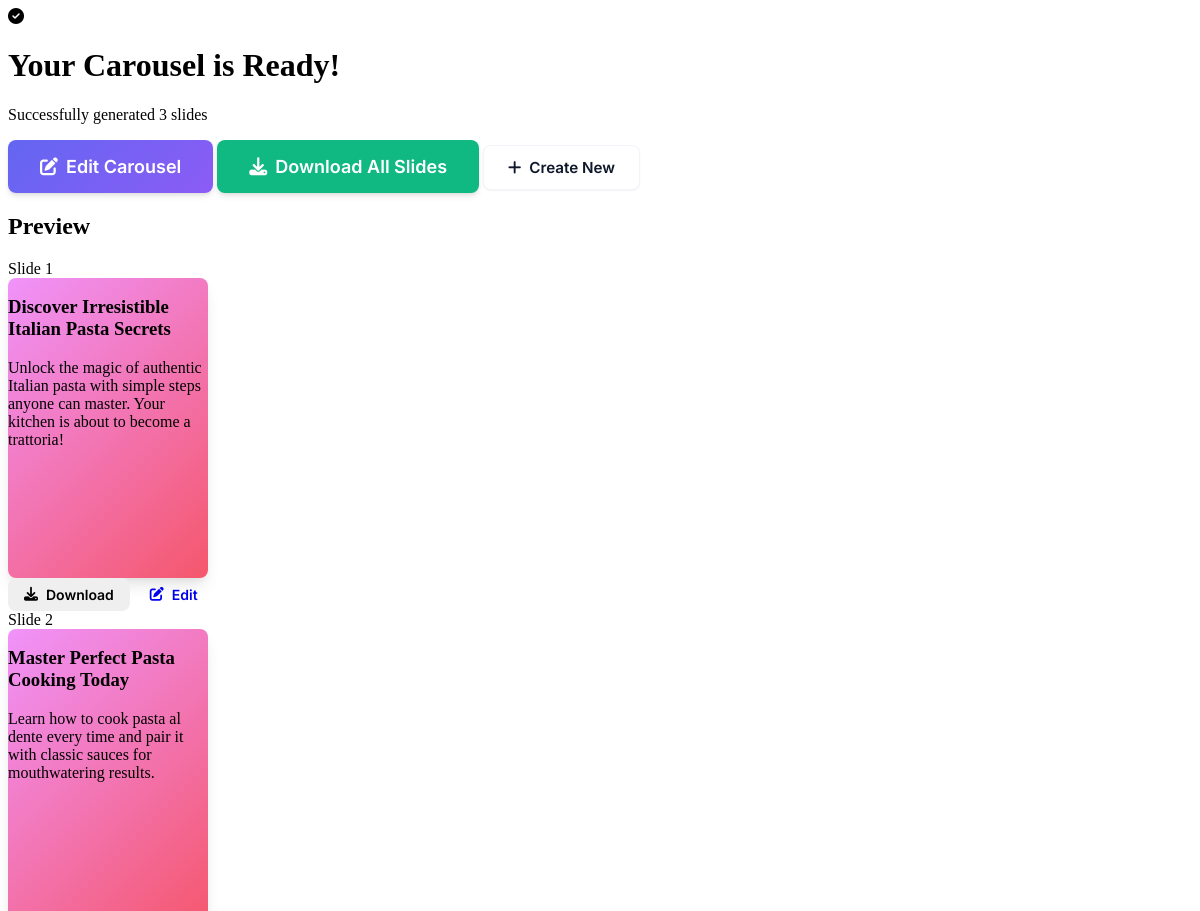
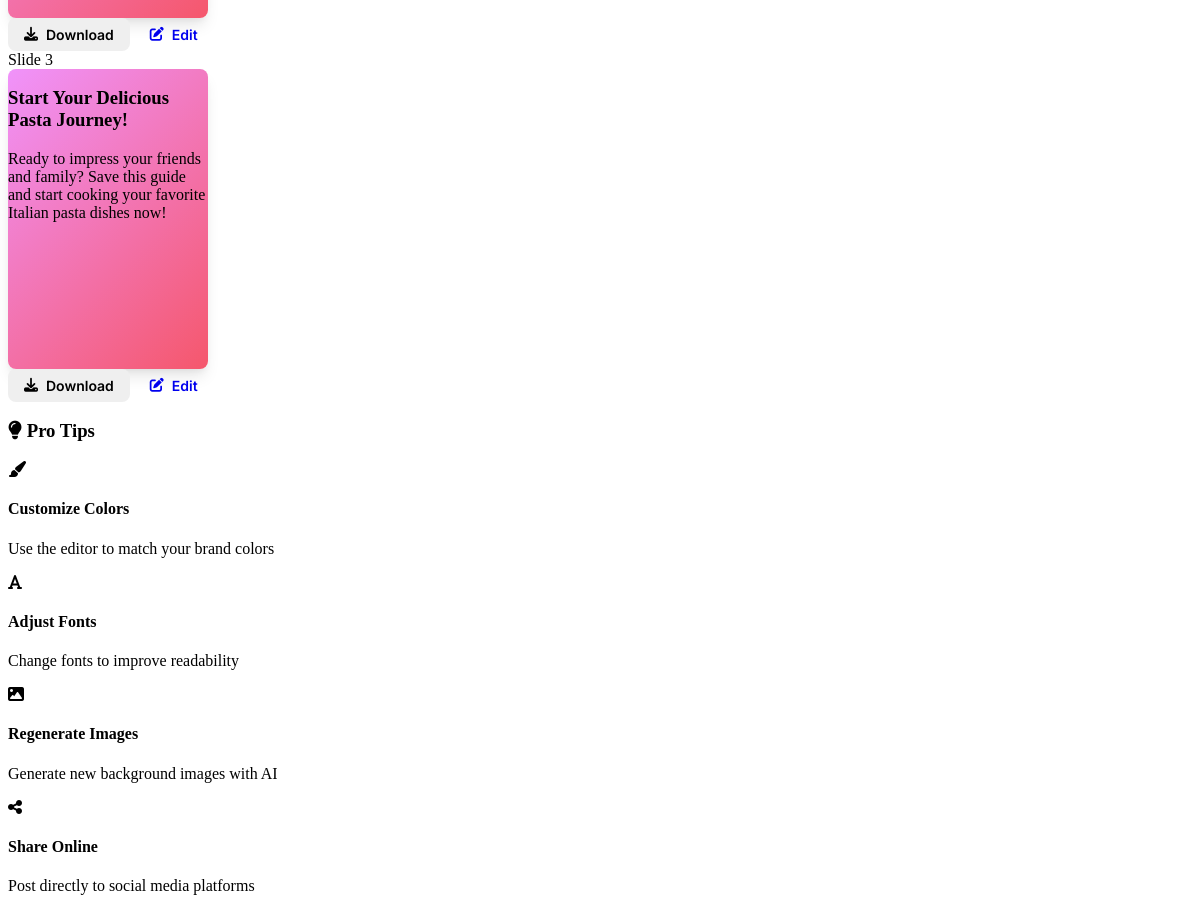
The page /result/28/ on the database its author committed (2 pictures, top to bottom).
### api/models.py (models this page shows, shortened)
class Slide(models.Model):
    project = models.ForeignKey(CarouselProject, on_delete=models.CASCADE, related_name='slides')
    slide_number = models.IntegerField()
    title = models.TextField()
    description = models.TextField()
    extra_text = models.TextField(blank=True, null=True, help_text="Additional custom text for the slide")
    image_prompt = models.TextField()
    background_color = models.CharField(max_length=20, default='#FFFFFF')
    font_color = models.CharField(max_length=20, default='#000000')
    saystorys_width = models.IntegerField(default=1080)
    saystorys_height = models.IntegerField(default=1080)
    title_x = models.IntegerField(blank=True, null=True)
    title_y = models.IntegerField(blank=True, null=True)
    description_x = models.IntegerField(blank=True, null=True)
    description_y = models.IntegerField(blank=True, null=True)
    extra_text_x = models.IntegerField(blank=True, null=True)
    extra_text_y = models.IntegerField(blank=True, null=True)
    text_styles = models.TextField(blank=True, default='{}')
    extra_texts = models.TextField(blank=True, default='[]')
    user_images = models.TextField(blank=True, default='[]')
    generated_image = models.CharField(max_length=255, blank=True, null=True)
    created_at = models.DateTimeField(default=timezone.now)  # Use default instead of auto_now_add
    updated_at = models.DateTimeField(auto_now=True)
    class Meta:
        ordering = ['slide_number']

### api/views.py (the view)
# urls.py: path('result/<int:project_id>/', views.result, name='result'),
def result(request, project_id):
    try:
        project = CarouselProject.objects.get(id=project_id)
        slides = Slide.objects.filter(project=project).order_by('slide_number')
        slides_data = []
        for slide in slides:
            slide_dict = {
                'id': slide.id,
                'slide_number': slide.slide_number,
                'title': slide.title,
                'description': slide.description,
                'background_color': slide.background_color,
                'font_color': slide.font_color,
                'generated_image': slide.generated_image
            }
            if slide.generated_image:
                slide_dict['generated_image_url'] = f"{settings.MEDIA_URL}{slide.generated_image}"
            slides_data.append(slide_dict)
        return render(request, 'api/result.html', {
            'project_id': project_id,
            'slide_count': slides.count(),
            'slides': slides_data
        })
    except CarouselProject.DoesNotExist:
        return render(request, 'api/index.html')

### templates/api/result.html (shortened to what this page needs)
{% extends 'api/base.html' %}
{% load static %}
{% block content %}
<div class="result-container">
    <div class="result-header success">
        <i class="fas fa-check-circle"></i>
        <h1>Your Carousel is Ready!</h1>
        <p>Successfully generated {{ slide_count }} slides</p>
    </div>
    <div class="result-actions">
        <a href="/editor/{{ project_id }}/" class="btn btn-primary btn-large">
            <i class="fas fa-edit"></i> Edit Carousel
        </a>
        <button id="downloadAll" class="btn btn-success btn-large">
            <i class="fas fa-download"></i> Download All Slides
        </button>
        <a href="/" class="btn btn-secondary">
            <i class="fas fa-plus"></i> Create New
        </a>
    </div>
    <div class="slides-preview">
        <h2>Preview</h2>
        <div class="slides-grid">
            {% for slide in slides %}
            <div class="slide-card">
                <div class="slide-number">Slide {{ forloop.counter }}</div>
                <div class="slide-preview">
                    <h3>{{ slide.title }}</h3>
                    <p>{{ slide.description }}</p>
                </div>
                <div class="slide-actions">
                    <button class="btn btn-sm download-slide" data-slide="{{ forloop.counter }}">
                        <i class="fas fa-download"></i> Download
                    </button>
                    <a href="/editor/{{ project_id }}/?slide={{ forloop.counter }}" class="btn btn-sm">
                        <i class="fas fa-edit"></i> Edit
                    </a>
                </div>
            </div>
            {% endfor %}
        </div>
    </div>
    <div class="result-tips">
        <h3><i class="fas fa-lightbulb"></i> Pro Tips</h3>
        <div class="tips-grid">
            <div class="tip">
                <i class="fas fa-paint-brush"></i>
                <h4>Customize Colors</h4>
                <p>Use the editor to match your brand colors</p>
            </div>
            <div class="tip">
                <i class="fas fa-font"></i>
                <h4>Adjust Fonts</h4>
                <p>Change fonts to improve readability</p>
            </div>
            <div class="tip">
                <i class="fas fa-image"></i>
                <h4>Regenerate Images</h4>
                <p>Generate new background images with AI</p>
            </div>
            <div class="tip">
                <i class="fas fa-share-alt"></i>
                <h4>Share Online</h4>
                <p>Post directly to social media platforms</p>
            </div>
        </div>
    </div>
</div>
{% endblock %}

### templates/api/base.html (style rules this page uses)
:root { --primary: #6366f1; --primary-hover: #5855eb; --primary-light: #e0e7ff; --secondary: #8b5cf6; --secondary-hover: #7c3aed; --accent: #f59e0b; --accent-hover: #d97706; --success: #10b981; --success-hover: #059669; --error: #ef4444; --error-hover: #dc2626; --warning: #f59e0b; --warning-hover: #d97706; --dark: #0f172a; --dark-light: #1e293b; --gray-50: #f8fafc; --gray-100: #f1f5f9; --gray-200: #e2e8f0; --gray-300: #cbd5e1; --gray-400: #94a3b8; --gray-500: #64748b; --gray-600: #475569; --gray-700: #334155; --gray-800: #1e293b; --gray-900: #0f172a; --light: #ffffff; --light-gray: #f1f5f9; --light-hover: #f8fafc; --background: linear-gradient(135deg, #f8fafc 0%, #f1f5f9 100%); --background-alt: linear-gradient(135deg, #667eea 0%, #764ba2 100%); --background-glass: rgba(255, 255, 255, 0.25); --background-glass-dark: rgba(15, 23, 42, 0.8); --shadow-sm: 0 1px 2px 0 rgba(0, 0, 0, 0.05); --shadow: 0 1px 3px 0 rgba(0, 0, 0, 0.1), 0 1px 2px 0 rgba(0, 0, 0, 0.06); --shadow-md: 0 4px 6px -1px rgba(0, 0, 0, 0.1), 0 2px 4px -1px rgba(0, 0, 0, 0.06); --shadow-lg: 0 10px 15px -3px rgba(0, 0, 0, 0.1), 0 4px 6px -2px rgba(0, 0, 0, 0.05); --shadow-xl: 0 20px 25px -5px rgba(0, 0, 0, 0.1), 0 10px 10px -5px rgba(0, 0, 0, 0.04); --shadow-glow: 0 0 20px rgba(99, 102, 241, 0.3); --border-radius-sm: 6px; --border-radius: 8px; --border-radius-md: 12px; --border-radius-lg: 16px; --border-radius-xl: 24px; --transition-fast: 0.15s ease-in-out; --transition-normal: 0.3s ease-in-out; --transition-slow: 0.5s ease-in-out; --font-family-primary: 'Inter', -apple-system, BlinkMacSystemFont, 'Segoe UI', Roboto, sans-serif; --font-family-heading: 'Poppins', -apple-system, BlinkMacSystemFont, 'Segoe UI', Roboto, sans-serif; --spacing-xs: 0.25rem; --spacing-sm: 0.5rem; --spacing-md: 1rem; --spacing-lg: 1.5rem; --spacing-xl: 2rem; --spacing-2xl: 3rem; --spacing-3xl: 4rem; }
.btn { display: inline-flex; align-items: center; justify-content: center; gap: var(--spacing-sm); padding: var(--spacing-md) var(--spacing-xl); border-radius: var(--border-radius-md); font-size: 0.95rem; font-weight: 600; text-decoration: none; cursor: pointer; transition: all var(--transition-normal); border: none; font-family: var(--font-family-primary); position: relative; overflow: hidden; }
.btn::before { content: ''; position: absolute; top: 0; left: -100%; width: 100%; height: 100%; background: linear-gradient(90deg, transparent, rgba(255, 255, 255, 0.2), transparent); transition: left 0.5s; }
.btn-primary { background: linear-gradient(135deg, var(--primary) 0%, var(--secondary) 100%); color: white; box-shadow: var(--shadow-md); }
.btn-secondary { background: var(--light); color: var(--dark); border: 2px solid var(--gray-300); box-shadow: var(--shadow-sm); }
.btn-success { background: linear-gradient(135deg, var(--success) 0%, var(--success-hover) 100%); color: white; box-shadow: var(--shadow-md); }
.btn-large { padding: var(--spacing-lg) var(--spacing-2xl); font-size: 1.1rem; font-weight: 700; }
.btn-sm { padding: var(--spacing-sm) var(--spacing-md); font-size: 0.875rem; font-weight: 500; }
.slide-preview { width: 200px; height: 300px; background: white; border-radius: var(--border-radius); box-shadow: var(--shadow-lg); position: relative; overflow: hidden; }
.slide-preview:nth-child(2) { background: linear-gradient(135deg, #f093fb 0%, #f5576c 100%); }
.btn { padding: 0.75rem 1.5rem; border-radius: var(--border-radius); border: none; font-weight: 600; cursor: pointer; transition: all 0.3s; display: inline-flex; align-items: center; gap: 0.5rem; text-decoration: none; font-family: 'Inter', sans-serif; }
.btn-primary { background: linear-gradient(135deg, var(--primary), var(--secondary)); color: white; }
.btn-secondary { background: var(--light); color: var(--dark); border: 1px solid var(--light-gray); }
.btn-success { background: var(--success); color: white; }
.btn-large { padding: 1rem 2rem; font-size: 1.125rem; }
.btn-sm { padding: 0.5rem 1rem; font-size: 0.875rem; }

### rows shown on the page
Slide: title "Discover Irresistible Italian Pasta Secrets", description "Unlock the magic of authentic Italian pasta with simple steps anyone can master. Your kitchen is about to become a trattoria!"
Slide: title "Master Perfect Pasta Cooking Today", description "Learn how to cook pasta al dente every time and pair it with classic sauces for mouthwatering results."
Slide: title "Start Your Delicious Pasta Journey!", description "Ready to impress your friends and family? Save this guide and start cooking your favorite Italian pasta dishes now!"

### other values the page prints
{{ slide_count }} "3"
